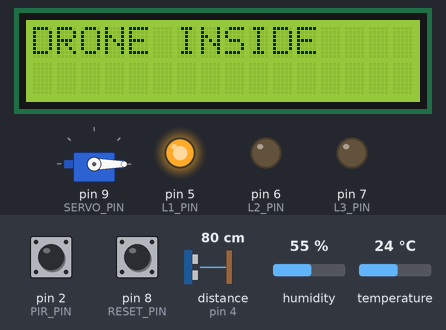
Bench run of a program on a simulated Arduino Uno, built with avr-gcc and run on an emulated ATmega328P. Parts: servo, 16×2 character LCD, output pins drawn as LEDs (lit = HIGH). Wiring (inferred from the names in the program): ultrasonic range finder: trigger pin 3; echo pin 4. Inputs (shaded band) come from the test bench; at power-on: temperature 24 °C, pin 2 (PIR_PIN) HIGH, pin 8 (RESET_PIN) HIGH, distance to the obstacle (sensor on pin 4) 80 cm, humidity 55 %. The echo pulse lasts 58.3 µs per cm; pins used as bus, display or sensor lines are not drawn; what the program prints to the serial monitor is not drawn.

Above: at 1.2 s.
1.3 s: temperature set to 29.5 °C
7.3 s: temperature set to 30.8 °C
At 11.0 s:
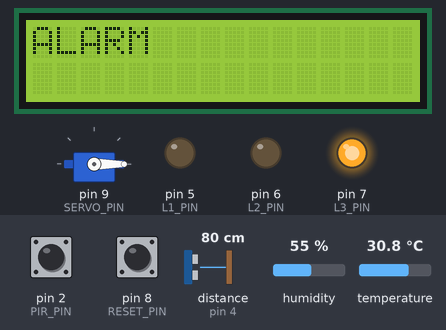
Timing chart, 0 to 12.5 s (numbered marks = the images above; inputs shaded):
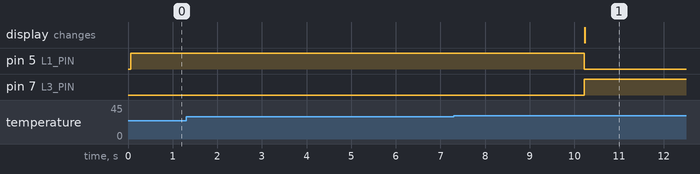

The program:

main.cpp
```cpp
#include <Arduino.h>

#include "Actuators/Door.h"
#include "Actuators/LcdDisplay.h"
#include "Actuators/Led.h"
#include "Sensors/Button.h"
#include "Sensors/Pir.h"
#include "Sensors/Sonar.h"
#include "Sensors/TempSensor.h"
#include "Tasks/BlinkTask.h"
#include "Tasks/ControlTask.h"
#include "Tasks/SensorTask.h"
#include "Tasks/SerialTask.h"
#include "Tasks/TaskScheduler.h"
#include "Tasks/TemperatureTask.h"
#include "config.h"

Led l1(L1_PIN);
Led l2(L2_PIN);
Led l3(L3_PIN);
Button resetButton(RESET_PIN);
Pir pir(PIR_PIN);
Sonar sonar(SONAR_TRIG_PIN, SONAR_ECHO_PIN);
TempSensor tempSensor(TEMP_PIN);
Door door(SERVO_PIN);
LcdDisplay lcd(LCD_ADDR);

SensorTask sensorTask(&sonar, &pir, &tempSensor);
TemperatureTask temperatureTask(&sensorTask);
BlinkTask blinkTask(&l2);
ControlTask controlTask(&sensorTask, &temperatureTask, &door, &l1, &l3,
                        &blinkTask, &lcd, &resetButton);
SerialTask serialTask(&controlTask, &sensorTask, &temperatureTask);
TaskScheduler scheduler;

void setup() {
  Serial.begin(SERIAL_BAUD);
  door.init();
  lcd.init();
  tempSensor.init();

  scheduler.init(10);

  sensorTask.init(SENSOR_TASK_INTERVAL);
  temperatureTask.init(SENSOR_TASK_INTERVAL);
  controlTask.init(CONTROL_TASK_INTERVAL);
  blinkTask.init(BLINK_PERIOD_MS);
  serialTask.init(TELEMETRY_PERIOD_MS);

  scheduler.addTask(&sensorTask);
  scheduler.addTask(&temperatureTask);
  scheduler.addTask(&controlTask);
  scheduler.addTask(&blinkTask);
  scheduler.addTask(&serialTask);

  controlTask.start();
}

void loop() { scheduler.schedule(); }
```

Door.h
```cpp
#ifndef DOOR_H
#define DOOR_H

#include <Servo.h>

class Door {
 private:
  Servo servo;
  int pin;
  bool opened;

 public:
  Door(int pin);
  void init();
  void open();
  void close();
  bool isOpen();
};

#endif
```

Led.h
```cpp
#ifndef LED_H
#define LED_H

class Led {
  int pin;
  bool on;

 public:
  Led(int pin);
  void switchOn();
  void switchOff();
  void toggle();
};

#endif
```

SerialProtocol.h
```cpp
#ifndef SERIAL_PROTOCOL_H
#define SERIAL_PROTOCOL_H

class SerialProtocol {
 public:
  static const char* CMD_TAKEOFF;
  static const char* CMD_LAND;
  static const char* CMD_RESET;

  static bool isCommand(const char* line, const char* cmd);
  static void sendTelemetry(const char* state, float temperature,
                            float distance, bool preAlarm, bool alarm,
                            bool pir);
};

#endif
```

Button.h
```cpp
#ifndef BUTTON_H
#define BUTTON_H

class Button {
  static const unsigned long DEBOUNCE_MS = 50;
  int pin;
  bool lastRaw;
  bool debounced;
  unsigned long lastChangeTime;

 public:
  Button(int pin);
  bool isPressed();
};

#endif
```

Pir.h
```cpp
#ifndef PIR_H
#define PIR_H

class Pir {
  int pin;

 public:
  Pir(int pin);
  bool isDetected();
};

#endif
```

Sonar.h
```cpp
#ifndef SONAR_H
#define SONAR_H

class Sonar {
  static const unsigned long TIMEOUT_US = 30000;  // ~5m andata+ritorno
  int trigPin;
  int echoPin;

 public:
  static constexpr float MAX_DISTANCE = 999.0f;

  Sonar(int trigPin, int echoPin);
  float getDistance();  // cm
};

#endif
```

TempSensor.h
```cpp
#ifndef TEMP_SENSOR_H
#define TEMP_SENSOR_H

#include <DHT.h>

class TempSensor {
  int pin;
  DHT dht;
  float lastTemp;

 public:
  TempSensor(int pin);
  void init();
  float getTemperature();
};

#endif
```

BlinkTask.h
```cpp
#ifndef BLINK_TASK_H
#define BLINK_TASK_H

#include "Actuators/Led.h"
#include "Task.h"

class BlinkTask : public Task {
  Led* led;
  bool blinking;

 public:
  BlinkTask(Led* led);
  void setBlinking(bool blinking);
  void tick() override;
};

#endif
```

ControlTask.h
```cpp
#ifndef CONTROL_TASK_H
#define CONTROL_TASK_H

#include "Actuators/Door.h"
#include "Actuators/LcdDisplay.h"
#include "Actuators/Led.h"
#include "BlinkTask.h"
#include "SensorTask.h"
#include "Sensors/Button.h"
#include "Task.h"
#include "TemperatureTask.h"

/*
 * FSM principale dell'hangar.
 *
 * Il drone passa da DRONE_INSIDE a TAKING_OFF con il comando TAKEOFF,
 * poi a DRONE_OUTSIDE quando supera D1 per almeno T1.
 *
 * Con il comando LAND e il rilevamento del PIR inizia l'atterraggio.
 * Se la distanza resta sotto D2 per T2, torna in DRONE_INSIDE.
 *
 * Un allarme di temperatura porta il sistema in HANGAR_ALARM da
 * qualsiasi stato. Dopo il reset, il sistema riparte dallo stato
 * corretto in base alla posizione del drone.
 *
 * In pre-allarme non vengono avviate nuove operazioni, mentre quelle
 * già iniziate vengono completate.
 */

enum HangarState {
  DRONE_INSIDE,
  TAKING_OFF,
  DRONE_OUTSIDE,
  LANDING,
  HANGAR_ALARM
};

class ControlTask : public Task {
  SensorTask* sensors;
  TemperatureTask* tempMonitor;
  Door* door;
  Led* l1;
  Led* l3;
  BlinkTask* blink;
  LcdDisplay* lcd;
  Button* resetButton;

  HangarState state;
  bool droneInside;  // dove tornare quando l'allarme viene resettato
  bool takeoffRequested;
  bool landRequested;
  bool resetRequested;

  void changeState(HangarState newState);
  bool operationsAllowed();

 public:
  ControlTask(SensorTask* sensors, TemperatureTask* tempMonitor, Door* door,
              Led* l1, Led* l3, BlinkTask* blink, LcdDisplay* lcd,
              Button* resetButton);

  void start();  // porta la FSM nello stato iniziale (da chiamare in setup)
  void tick() override;

  /* chiamate dal SerialTask quando arriva un comando dal PC */
  void requestTakeoff() { takeoffRequested = true; }
  void requestLand() { landRequested = true; }
  void requestReset() { resetRequested = true; };

  const char* getStateName();
};

#endif
```

SensorTask.h
```cpp
#ifndef SENSOR_TASK_H
#define SENSOR_TASK_H

#include "Sensors/Pir.h"
#include "Sensors/Sonar.h"
#include "Sensors/TempSensor.h"
#include "Task.h"

class SensorTask : public Task {
  Sonar* sonar;
  Pir* pir;
  TempSensor* tempSensor;

  float distance;
  bool dronePresent;
  float temperature;

 public:
  SensorTask(Sonar* sonar, Pir* pir, TempSensor* tempSensor);
  void tick() override;

  float getDistance() { return distance; }
  bool isDronePresent() { return dronePresent; }
  float getTemperature() { return temperature; }
};

#endif
```

SerialTask.h
```cpp
#ifndef SERIAL_TASK_H
#define SERIAL_TASK_H

#include "ControlTask.h"
#include "SensorTask.h"
#include "Task.h"
#include "TemperatureTask.h"

class SerialTask : public Task {
  ControlTask* control;
  SensorTask* sensors;
  TemperatureTask* tempMonitor;

  char buffer[32];
  unsigned int bufLen;
  unsigned long lastTelemetry;

  void processLine(const char* line);

 public:
  SerialTask(ControlTask* control, SensorTask* sensors,
             TemperatureTask* tempMonitor);
  void tick() override;
};

#endif
```

Task.h
```cpp
#ifndef TASK_H
#define TASK_H

#include <Arduino.h>

class Task {
  int period;
  int timeElapsed;
  bool active;

  bool counting;
  unsigned long condStart;

 public:
  virtual ~Task() {}

  void init(int period) {
    this->period = period;
    this->timeElapsed = 0;
    this->active = true;
    this->counting = false;
  }

  bool updateAndCheckTime(int basePeriod) {
    timeElapsed += basePeriod;
    if (timeElapsed >= period) {
      timeElapsed = 0;
      return true;
    }
    return false;
  }

  bool isActive() { return active; }

  void setActive(bool a) {
    active = a;
    timeElapsed = 0;
  }

  virtual void tick() = 0;

 protected:
  /*
   * true se la condizione resta vera ininterrottamente per duration ms.
   */
  bool heldFor(bool condition, unsigned long duration) {
    if (!condition) {
      counting = false;
      return false;
    }
    if (!counting) {
      counting = true;
      condStart = millis();
    }
    return millis() - condStart >= duration;
  }

  /* da chiamare quando la FSM cambia stato */
  void resetTimer() { counting = false; }
};

#endif
```

TaskScheduler.h
```cpp
#ifndef TASK_SCHEDULER_H
#define TASK_SCHEDULER_H

#include "Task.h"

class TaskScheduler {
  static const int MAX_TASKS = 10;
  Task* tasks[MAX_TASKS];
  int nTasks;
  int basePeriod;
  unsigned long lastTickTime;

 public:
  void init(int basePeriod);
  void addTask(Task* task);
  void schedule();
};

#endif
```

TemperatureTask.h
```cpp
#ifndef TEMPERATURE_TASK_H
#define TEMPERATURE_TASK_H

#include "SensorTask.h"
#include "Task.h"

enum TempState { TEMP_NORMAL, TEMP_PREALARM, TEMP_ALARM };

class TemperatureTask : public Task {
  SensorTask* sensors;
  TempState state;

 public:
  TemperatureTask(SensorTask* sensors);
  void tick() override;

  bool isPreAlarm() { return state == TEMP_PREALARM; }
  bool isAlarm() { return state == TEMP_ALARM; }
  void reset();
};

#endif
```

Door.cpp
```cpp
#include "Actuators/Door.h"

#include <Arduino.h>

#include "config.h"

Door::Door(int pin) {
  this->pin = pin;
  this->opened = false;
}

void Door::init() {
  servo.attach(pin);
  servo.write(DOOR_CLOSED_ANGLE);
}

void Door::open() {
  servo.write(DOOR_OPEN_ANGLE);
  this->opened= true;
}

void Door::close() {
  servo.write(DOOR_CLOSED_ANGLE);
  this->opened = false;
}

bool Door::isOpen() { return this->opened; }
```

Led.cpp
```cpp
#include "Actuators/Led.h"

#include <Arduino.h>

Led::Led(int pin) {
  this->pin = pin;
  this->on = false;
  pinMode(pin, OUTPUT);
  digitalWrite(pin, LOW);
}

void Led::switchOn() {
  on = true;
  digitalWrite(pin, HIGH);
}

void Led::switchOff() {
  on = false;
  digitalWrite(pin, LOW);
}

void Led::toggle() {
  if (on) {
    switchOff();
  } else {
    switchOn();
  }
}
```

SerialProtocol.cpp
```cpp
#include "Protocols/SerialProtocol.h"

#include <Arduino.h>
#include <string.h>

const char* SerialProtocol::CMD_TAKEOFF = "CMD:TAKEOFF";
const char* SerialProtocol::CMD_LAND = "CMD:LAND";
const char* SerialProtocol::CMD_RESET = "CMD:RESET";

bool SerialProtocol::isCommand(const char* line, const char* cmd) {
  return strcmp(line, cmd) == 0;
}

void SerialProtocol::sendTelemetry(const char* state, float temperature,
                                   float distance, bool preAlarm, bool alarm,
                                   bool pir) {
  Serial.print(F(",STATE:"));
  Serial.print(state);
  Serial.print(F(",TEMP:"));
  Serial.print(temperature, 1);
  Serial.print(F(",DIST:"));
  Serial.print(distance, 1);
  Serial.print(F(",PREALARM:"));
  Serial.print(preAlarm ? 1 : 0);
  Serial.print(F(",ALARM:"));
  Serial.print(alarm ? 1 : 0);
  Serial.print(F(",PIR:"));
  Serial.println(pir ? 1 : 0);
}
```

Button.cpp
```cpp
#include "Sensors/Button.h"

#include <Arduino.h>

Button::Button(int pin) {
  this->pin = pin;
  pinMode(pin, INPUT_PULLUP);
  lastRaw = false;
  debounced = false;
  lastChangeTime = 0;
}

bool Button::isPressed() {
  bool raw = (digitalRead(pin) == LOW);
  unsigned long now = millis();
  if (raw != lastRaw) {
    lastRaw = raw;
    lastChangeTime = now;
  }
  if (now - lastChangeTime >= DEBOUNCE_MS) {
    debounced = raw;
  }
  return debounced;
}
```

Pir.cpp
```cpp
#include "Sensors/Pir.h"

#include <Arduino.h>

Pir::Pir(int pin) {
  this->pin = pin;
  pinMode(pin, INPUT);
}

bool Pir::isDetected() { return digitalRead(pin) == HIGH; }
```

Sonar.cpp
```cpp
#include "Sensors/Sonar.h"

#include <Arduino.h>

Sonar::Sonar(int trigPin, int echoPin) {
  this->trigPin = trigPin;
  this->echoPin = echoPin;
  pinMode(trigPin, OUTPUT);
  pinMode(echoPin, INPUT);
  digitalWrite(trigPin, LOW);
}

float Sonar::getDistance() {
  digitalWrite(trigPin, LOW);
  delayMicroseconds(3);
  digitalWrite(trigPin, HIGH);
  delayMicroseconds(10);
  digitalWrite(trigPin, LOW);

  unsigned long duration = pulseIn(echoPin, HIGH, TIMEOUT_US);
  if (duration == 0) {
    return MAX_DISTANCE;
  }

  return duration * 0.0343f / 2.0f;
}
```

TempSensor.cpp
```cpp
#include "Sensors/TempSensor.h"

#include <Arduino.h>

TempSensor::TempSensor(int pin) : dht(pin, DHT22) {
  this->pin = pin;
  lastTemp = 20.0f;
}

void TempSensor::init() { dht.begin(); }

float TempSensor::getTemperature() {
  float t = dht.readTemperature();
  if (!isnan(t)) {
    lastTemp = t;
  }
  return lastTemp;
}
```

BlinkTask.cpp
```cpp
#include "Tasks/BlinkTask.h"

BlinkTask::BlinkTask(Led* led) {
  this->led = led;
  blinking = false;
}

void BlinkTask::setBlinking(bool blinking) {
  if (this->blinking && !blinking) {
    led->switchOff();
  }
  this->blinking = blinking;
}

void BlinkTask::tick() {
  if (blinking) {
    led->toggle();
  }
}
```

ControlTask.cpp
```cpp
#include "Tasks/ControlTask.h"

#include "config.h"

ControlTask::ControlTask(SensorTask* sensors, TemperatureTask* tempMonitor,
                         Door* door, Led* l1, Led* l3, BlinkTask* blink,
                         LcdDisplay* lcd, Button* resetButton) {
  this->sensors = sensors;
  this->tempMonitor = tempMonitor;
  this->door = door;
  this->l1 = l1;
  this->l3 = l3;
  this->blink = blink;
  this->lcd = lcd;
  this->resetButton = resetButton;
  state = DRONE_INSIDE;
  droneInside = true;
  takeoffRequested = false;
  landRequested = false;
}

void ControlTask::start() { changeState(DRONE_INSIDE); }

bool ControlTask::operationsAllowed() {
  return !tempMonitor->isPreAlarm() && !tempMonitor->isAlarm();
}

void ControlTask::changeState(HangarState newState) {
  state = newState;
  resetTimer();

  switch (newState) {
    case DRONE_INSIDE:
      droneInside = true;
      door->close();
      l1->switchOn();
      blink->setBlinking(false);
      lcd->showMessage("DRONE INSIDE");
      break;

    case TAKING_OFF:
      door->open();
      l1->switchOff();
      blink->setBlinking(true);
      lcd->showMessage("TAKE OFF");
      break;

    case DRONE_OUTSIDE:
      droneInside = false;
      door->close();
      l1->switchOff();
      blink->setBlinking(false);
      lcd->showMessage("DRONE OUT");
      break;

    case LANDING:
      door->open();
      blink->setBlinking(true);
      lcd->showMessage("LANDING");
      break;

    case HANGAR_ALARM:
      door->close();
      l1->switchOff();
      blink->setBlinking(false);
      l3->switchOn();
      lcd->showMessage("ALARM");
      break;
  }
}

void ControlTask::tick() {
  if (tempMonitor->isAlarm() && state != HANGAR_ALARM) {
    changeState(HANGAR_ALARM);
  }

  switch (state) {
    case DRONE_INSIDE:
      if (takeoffRequested && operationsAllowed()) {
        changeState(TAKING_OFF);
      }
      break;

    case TAKING_OFF:
      if (heldFor(sensors->getDistance() > D1, T1)) {
        changeState(DRONE_OUTSIDE);
      }
      break;

    case DRONE_OUTSIDE:
      if (landRequested && sensors->isDronePresent() && operationsAllowed()) {
        changeState(LANDING);
      }
      break;

    case LANDING:
      if (heldFor(sensors->getDistance() < D2, T2)) {
        changeState(DRONE_INSIDE);
      }
      break;

    case HANGAR_ALARM:
      if (resetButton->isPressed() || resetRequested) {
        tempMonitor->reset();
        l3->switchOff();
        changeState(droneInside ? DRONE_INSIDE : DRONE_OUTSIDE);
      }
      break;
  }

  takeoffRequested = false;
  landRequested = false;
  resetRequested = false;
}

const char* ControlTask::getStateName() {
  switch (state) {
    case DRONE_INSIDE:
      return "DRONE_INSIDE";
    case TAKING_OFF:
      return "TAKE_OFF";
    case DRONE_OUTSIDE:
      return "DRONE_OUTSIDE";
    case LANDING:
      return "LANDING";
    case HANGAR_ALARM:
      return "ALARM";
  }
  return "?";
}
```

SensorTask.cpp
```cpp
#include "Tasks/SensorTask.h"

SensorTask::SensorTask(Sonar* sonar, Pir* pir, TempSensor* tempSensor) {
  this->sonar = sonar;
  this->pir = pir;
  this->tempSensor = tempSensor;
  distance = 0.0f;
  dronePresent = false;
  temperature = 20.0f;
}

void SensorTask::tick() {
  distance = sonar->getDistance();
  dronePresent = pir->isDetected();
  temperature = tempSensor->getTemperature();
}
```

SerialTask.cpp
```cpp
#include "Tasks/SerialTask.h"

#include <Arduino.h>

#include "Protocols/SerialProtocol.h"
#include "config.h"

SerialTask::SerialTask(ControlTask* control, SensorTask* sensors,
                       TemperatureTask* tempMonitor) {
  this->control = control;
  this->sensors = sensors;
  this->tempMonitor = tempMonitor;
  bufLen = 0;
  lastTelemetry = 0;
}

void SerialTask::tick() {
  while (Serial.available() > 0) {
    char c = (char)Serial.read();
    if (c == '\n') {
      buffer[bufLen] = '\0';
      processLine(buffer);
      bufLen = 0;
    } else if (c != '\r' && bufLen < sizeof(buffer) - 1) {
      buffer[bufLen++] = c;
    }
  }

  unsigned long now = millis();
  if (now - lastTelemetry >= TELEMETRY_PERIOD_MS) {
    lastTelemetry = now;
    SerialProtocol::sendTelemetry(
        control->getStateName(), sensors->getTemperature(),
        sensors->getDistance(), tempMonitor->isPreAlarm(),
        tempMonitor->isAlarm(), sensors->isDronePresent());
  }
}

void SerialTask::processLine(const char* line) {
  if (SerialProtocol::isCommand(line, SerialProtocol::CMD_TAKEOFF)) {
    control->requestTakeoff();
  } else if (SerialProtocol::isCommand(line, SerialProtocol::CMD_LAND)) {
    control->requestLand();
  } else if (SerialProtocol::isCommand(line, SerialProtocol::CMD_RESET)) {
    control->requestReset();
  }
}
```

TaskScheduler.cpp
```cpp
#include "Tasks/TaskScheduler.h"

#include <Arduino.h>

void TaskScheduler::init(int basePeriod) {
  this->basePeriod = basePeriod;
  nTasks = 0;
  lastTickTime = millis();
}

void TaskScheduler::addTask(Task* task) {
  if (nTasks >= MAX_TASKS) {
    return ;
  }
  tasks[nTasks++] = task;
}

void TaskScheduler::schedule() {
  unsigned long now = millis();
  if (now - lastTickTime < (unsigned long)basePeriod) {
    return;
  }
  lastTickTime = now;
  for (int i = 0; i < nTasks; i++) {
    if (tasks[i]->isActive() && tasks[i]->updateAndCheckTime(basePeriod)) {
      tasks[i]->tick();
    }
  }
}
```

TemperatureTask.cpp
```cpp
#include "Tasks/TemperatureTask.h"

#include "config.h"

TemperatureTask::TemperatureTask(SensorTask* sensors) {
  this->sensors = sensors;
  state = TEMP_NORMAL;
}

void TemperatureTask::tick() {
  float t = sensors->getTemperature();

  switch (state) {
    case TEMP_NORMAL:
      if (heldFor(t >= TEMP1, T3)) {
        state = TEMP_PREALARM;
        resetTimer();
      }
      break;

    case TEMP_PREALARM:
      if (t < TEMP1) {
        state = TEMP_NORMAL;
        resetTimer();
      } else if (heldFor(t >= TEMP2, T4)) {
        state = TEMP_ALARM;
        resetTimer();
      }
      break;

    case TEMP_ALARM:
      // asptto il reset
      break;
  }
}

void TemperatureTask::reset() {
  state = TEMP_NORMAL;
  resetTimer();
}
```

LcdDisplay.h
```cpp
#ifndef LCD_DISPLAY_H
#define LCD_DISPLAY_H

#include <LiquidCrystal_I2C.h>

class LcdDisplay {
  LiquidCrystal_I2C lcd;
  String currentMsg;

 public:
  LcdDisplay(uint8_t address);
  void init();
  void showMessage(const String& msg);
};

#endif
```

LcdDisplay.cpp
```cpp
#include "Actuators/LcdDisplay.h"

LcdDisplay::LcdDisplay(uint8_t address) : lcd(address, 16, 2) {}

void LcdDisplay::init() {
  lcd.init();
  lcd.backlight();
}

void LcdDisplay::showMessage(const String& msg) {
  if (msg == currentMsg) {
    return;  // evita clear/print continui
  }
  currentMsg = msg;
  lcd.clear();
  lcd.setCursor(0, 0);
  lcd.print(msg);
}
```

Source omitted: config.h (791 bytes)

Measured:
- the behaviour switches between 29.9 and 30 °C on temperature (found by bisection; images 0 and 1)
- after the input at 1.3 s, every drawn part: stays the same
- after the input at 7.3 s, pin 5 (L1_PIN): HIGH → LOW after 2.9 s; pin 7 (L3_PIN): LOW → HIGH after 2.9 s; the display: changes after 2.9 s (image 1)
